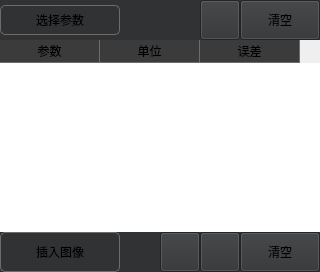
                              <widget class="QFrame" name="home_rightBox_bottom">
                               <property name="sizePolicy">
                                <sizepolicy hsizetype="Expanding" vsizetype="Expanding">
                                 <horstretch>0</horstretch>
                                 <verstretch>0</verstretch>
                                </sizepolicy>
                               </property>
                               <property name="maximumSize">
                                <size>
                                 <width>16777215</width>
                                 <height>300</height>
                                </size>
                               </property>
                               <layout class="QVBoxLayout" name="verticalLayout_13">
                                <property name="spacing">
                                 <number>0</number>
                                </property>
                                <property name="leftMargin">
                                 <number>0</number>
                                </property>
                                <property name="topMargin">
                                 <number>0</number>
                                </property>
                                <property name="rightMargin">
                                 <number>0</number>
                                </property>
                                <property name="bottomMargin">
                                 <number>0</number>
                                </property>
                                <item>
                                 <widget class="QFrame" name="home_frame_right_2">
                                  <property name="maximumSize">
                                   <size>
                                    <width>16777215</width>
                                    <height>40</height>
                                   </size>
                                  </property>
                                  <property name="styleSheet">
                                   <string notr="true">background-color: rgb(48, 50, 52);</string>
                                  </property>
                                  <layout class="QHBoxLayout" name="horizontalLayout_18">
                                   <property name="spacing">
                                    <number>0</number>
                                   </property>
                                   <property name="leftMargin">
                                    <number>0</number>
                                   </property>
                                   <property name="topMargin">
                                    <number>0</number>
                                   </property>
                                   <property name="rightMargin">
                                    <number>0</number>
                                   </property>
                                   <property name="bottomMargin">
                                    <number>0</number>
                                   </property>
                                   <item>
                                    <widget class="QPushButton" name="btn_home_select_para">
                                     <property name="minimumSize">
                                      <size>
                                       <width>120</width>
                                       <height>30</height>
                                      </size>
                                     </property>
                                     <property name="maximumSize">
                                      <size>
                                       <width>120</width>
                                       <height>16777215</height>
                                      </size>
                                     </property>
                                     <property name="styleSheet">
                                      <string notr="true">:hover{
	background-color:rgb(76, 80, 82);
}
:pressed{
	background-color:rgb(92, 97, 100);
}

#btn_home_select_para{
	border:1px solid rgb(109, 109, 109);
	border-radius:5px;
	background-repeat:no repeat;
	background-position:right;
	background-image: url(:/icons/resources/icons/inverted-triangle_16.png);
}

#btn_home_select_para::menu-indicator{
	image:none;
}</string>
                                     </property>
                                     <property name="text">
                                      <string>选择参数</string>
                                     </property>
                                    </widget>
                                   </item>
                                   <item>
                                    <spacer name="horizontalSpacer_2">
                                     <property name="orientation">
                                      <enum>Qt::Horizontal</enum>
                                     </property>
                                     <property name="sizeHint" stdset="0">
                                      <size>
                                       <width>40</width>
                                       <height>20</height>
                                      </size>
                                     </property>
                                    </spacer>
                                   </item>
                                   <item>
                                    <widget class="QPushButton" name="btn_home_remove_2">
                                     <property name="sizePolicy">
                                      <sizepolicy hsizetype="Minimum" vsizetype="Expanding">
                                       <horstretch>0</horstretch>
                                       <verstretch>0</verstretch>
                                      </sizepolicy>
                                     </property>
                                     <property name="minimumSize">
                                      <size>
                                       <width>40</width>
                                       <height>40</height>
                                      </size>
                                     </property>
                                     <property name="toolTip">
                                      <string>清除所选</string>
                                     </property>
                                     <property name="styleSheet">
                                      <string notr="true">QPushButton{
	border-left:1px solid rgb(109, 109, 109);
	background-repeat:no repeat;
	background-position:center;
	background-image: url(:/icons/resources/icons/remove.png);
}
:hover{
	background-color: rgb(58, 60, 62);
}
:pressed{
	background-color:rgb(68, 75, 75);
}</string>
                                     </property>
                                     <property name="text">
                                      <string/>
                                     </property>
                                    </widget>
                                   </item>
                                   <item>
                                    <widget class="QPushButton" name="btn_home_clear_2">
                                     <property name="minimumSize">
                                      <size>
                                       <width>50</width>
                                       <height>40</height>
                                      </size>
                                     </property>
                                     <property name="styleSheet">
                                      <string notr="true">QPushButton{
	border-left:1px solid rgb(109, 109, 109);
}
:hover{
	background-color: rgb(58, 60, 62);
}
:pressed{
	background-color:rgb(68, 75, 75);
}</string>
                                     </property>
                                     <property name="text">
                                      <string>清空</string>
                                     </property>
                                    </widget>
                                   </item>
                                  </layout>
                                 </widget>
                                </item>
                                <item>
                                 <widget class="QTableWidget" name="tableWidget_2">
                                  <property name="focusPolicy">
                                   <enum>Qt::ClickFocus</enum>
                                  </property>
                                  <property name="styleSheet">
                                   <string notr="true">QTableWidget{
	border:none;
	font: 12pt &quot;Microsoft YaHei UI&quot;;
}

QTableView::item:selected{
	background-color: rgb(0, 120, 215);
}

QHeaderView::section{
	border:none;
	border-bottom:1px solid rgb(109, 109, 109);
	border-right:1px solid rgb(109, 109, 109);
	font: 12pt &quot;Microsoft YaHei UI&quot;;
	background-color: rgb(59, 59, 59);
}</string>
                                  </property>
                                  <property name="selectionMode">
                                   <enum>QAbstractItemView::ExtendedSelection</enum>
                                  </property>
                                  <property name="selectionBehavior">
                                   <enum>QAbstractItemView::SelectRows</enum>
                                  </property>
                                  <property name="showGrid">
                                   <bool>false</bool>
                                  </property>
                                  <property name="rowCount">
                                   <number>0</number>
                                  </property>
                                  <attribute name="verticalHeaderVisible">
                                   <bool>false</bool>
                                  </attribute>
                                  <column>
                                   <property name="text">
                                    <string>参数</string>
                                   </property>
                                  </column>
                                  <column>
                                   <property name="text">
                                    <string>单位</string>
                                   </property>
                                  </column>
                                  <column>
                                   <property name="text">
                                    <string>误差</string>
                                   </property>
                                  </column>
                                 </widget>
                                </item>
                                <item>
                                 <widget class="QFrame" name="home_frame_right_3">
                                  <property name="maximumSize">
                                   <size>
                                    <width>16777215</width>
                                    <height>40</height>
                                   </size>
                                  </property>
                                  <property name="styleSheet">
                                   <string notr="true">background-color: rgb(48, 50, 52);</string>
                                  </property>
                                  <layout class="QHBoxLayout" name="horizontalLayout_20">
                                   <property name="spacing">
                                    <number>0</number>
                                   </property>
                                   <property name="leftMargin">
                                    <number>0</number>
                                   </property>
                                   <property name="topMargin">
                                    <number>0</number>
                                   </property>
                                   <property name="rightMargin">
                                    <number>0</number>
                                   </property>
                                   <property name="bottomMargin">
                                    <number>0</number>
                                   </property>
                                   <item>
                                    <widget class="QPushButton" name="btn_home_graph">
                                     <property name="minimumSize">
                                      <size>
                                       <width>120</width>
                                       <height>40</height>
                                      </size>
                                     </property>
                                     <property name="styleSheet">
                                      <string notr="true">QPushButton{
	border:1px solid rgb(109, 109, 109);
	border-radius:5px;
}
:hover{
	background-color: rgb(76, 80, 82);
}
:pressed{
	background-color: rgb(75, 110, 175);
}</string>
                                     </property>
                                     <property name="text">
                                      <string>插入图像</string>
                                     </property>
                                    </widget>
                                   </item>
                                   <item>
                                    <spacer name="horizontalSpacer_3">
                                     <property name="orientation">
                                      <enum>Qt::Horizontal</enum>
                                     </property>
                                     <property name="sizeHint" stdset="0">
                                      <size>
                                       <width>40</width>
                                       <height>20</height>
                                      </size>
                                     </property>
                                    </spacer>
                                   </item>
                                   <item>
                                    <widget class="QPushButton" name="btn_home_reset">
                                     <property name="minimumSize">
                                      <size>
                                       <width>40</width>
                                       <height>40</height>
                                      </size>
                                     </property>
                                     <property name="styleSheet">
                                      <string notr="true">QPushButton{
	border-left:1px solid rgb(109, 109, 109);
	background-repeat:no repeat;
	background-position:center;
	background-image: url(:/icons/resources/icons/refresh.png);
}
:hover{
	background-color: rgb(58, 60, 62);
}
:pressed{
	background-color:rgb(68, 75, 75);
}</string>
                                     </property>
                                     <property name="text">
                                      <string/>
                                     </property>
                                    </widget>
                                   </item>
                                   <item>
                                    <widget class="QPushButton" name="btn_home_remove_3">
                                     <property name="minimumSize">
                                      <size>
                                       <width>40</width>
                                       <height>40</height>
                                      </size>
                                     </property>
                                     <property name="styleSheet">
                                      <string notr="true">QPushButton{
	border-left:1px solid rgb(109, 109, 109);
	background-repeat:no repeat;
	background-position:center;
	background-image: url(:/icons/resources/icons/remove.png);
}
:hover{
	background-color: rgb(58, 60, 62);
}
:pressed{
	background-color:rgb(68, 75, 75);
}</string>
                                     </property>
                                     <property name="text">
                                      <string/>
                                     </property>
                                    </widget>
                                   </item>
                                   <item>
                                    <widget class="QPushButton" name="btn_home_clear_3">
                                     <property name="minimumSize">
                                      <size>
                                       <width>50</width>
                                       <height>40</height>
                                      </size>
                                     </property>
                                     <property name="styleSheet">
                                      <string notr="true">QPushButton{
	border-left:1px solid rgb(109, 109, 109);
}
:hover{
	background-color: rgb(58, 60, 62);
}
:pressed{
	background-color:rgb(68, 75, 75);
}</string>
                                     </property>
                                     <property name="text">
                                      <string>清空</string>
                                     </property>
                                    </widget>
                                   </item>
                                  </layout>
                                 </widget>
                                </item>
                               </layout>
                              </widget>
